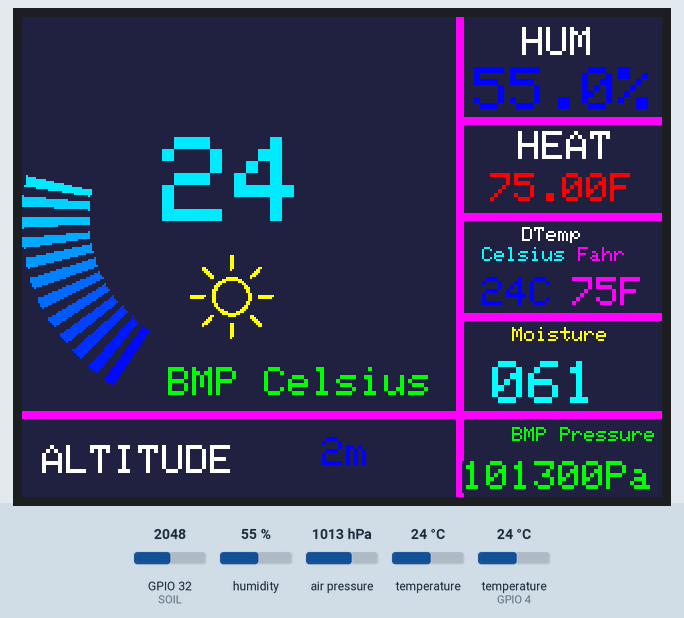
A sketch run on a simulated ESP32. Parts: 320×240 colour display. The test bench sets the inputs (shaded band); at power-on: humidity 55 %, temperature 24 °C, GPIO 32 (SOIL) = 2048, air pressure 1013 hPa, temperature (sensor on GPIO 4) 24 °C. WiFi joins after 1.5 s; servers stay silent unless stated; the local clock reads 2024-03-15 10:24:30 at power-on unless the sketch sets it; random numbers use the default seed unless the sketch sets one; no MQTT or app messages arrive unless stated; what the sketch prints to the serial monitor is not drawn.

Above: at 3.4 s.
3.5 s: humidity set to 41 %
At 5.6 s:
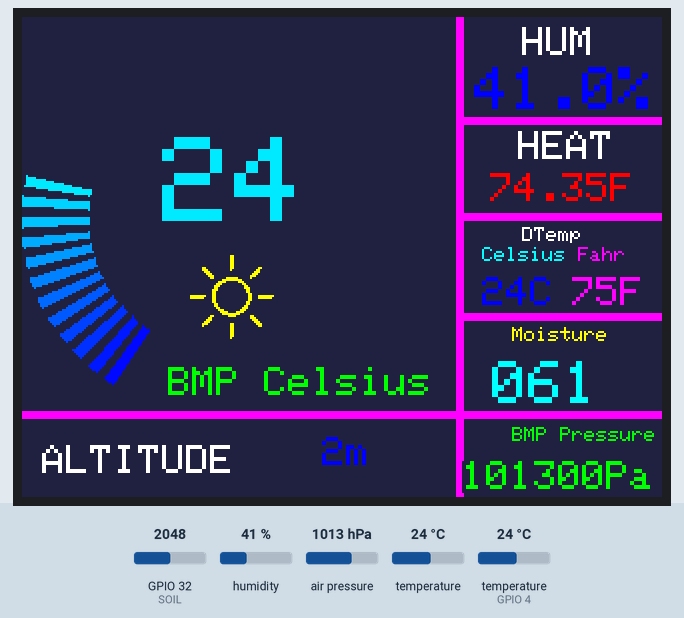
5.9 s: humidity set to 38 %
At 7.8 s:
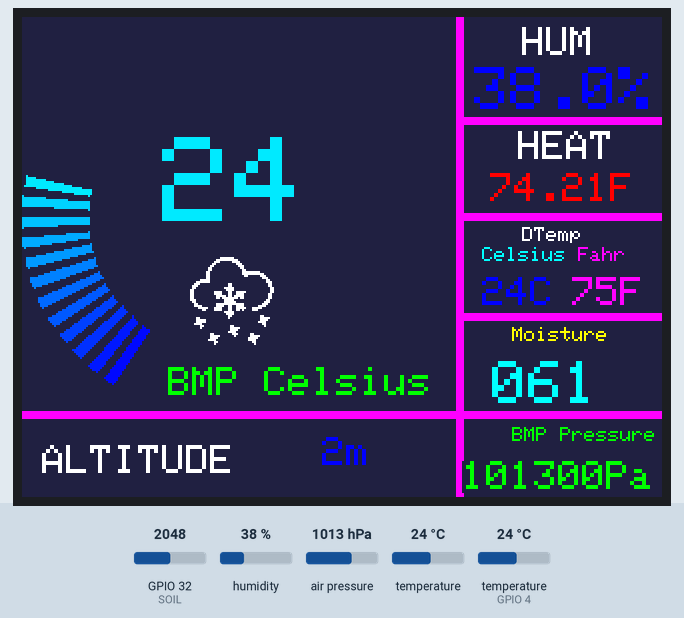
8.1 s: temperature (sensor 0) set to 28 °C
At 9.9 s:
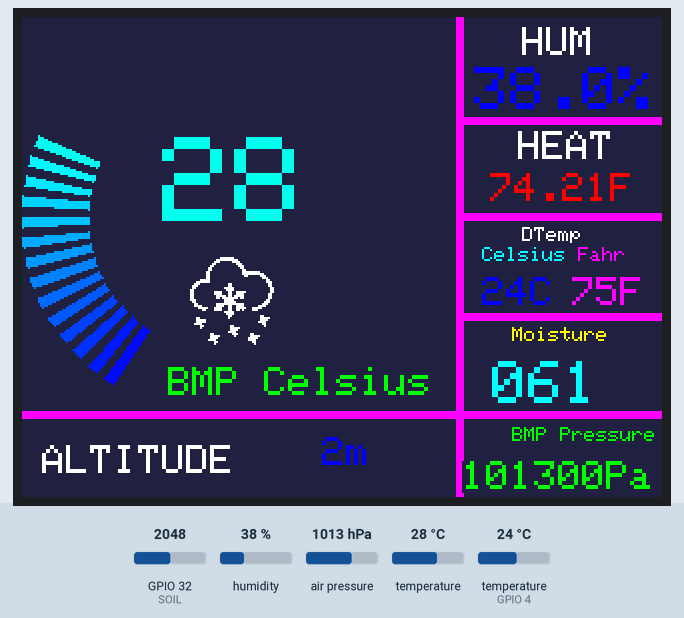
10.2 s: temperature (sensor 0) set to 33 °C
At 11.2 s:
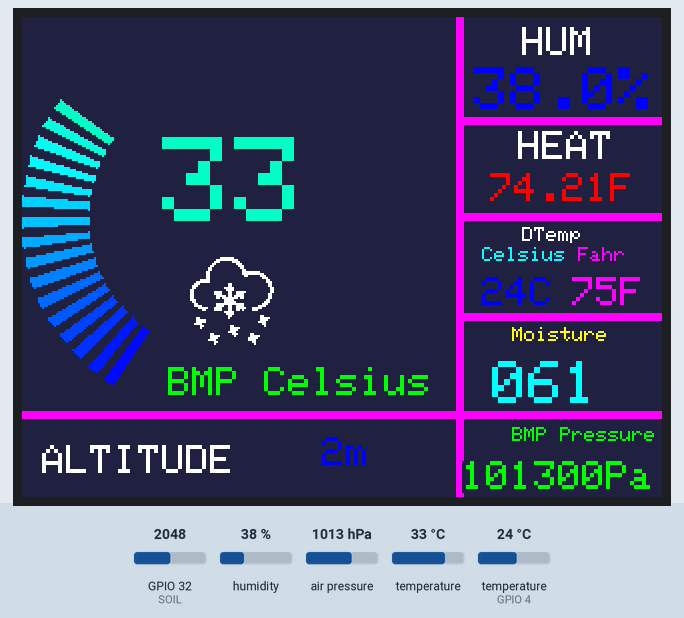
12.4 s: humidity set to 58 %
At 13.4 s:
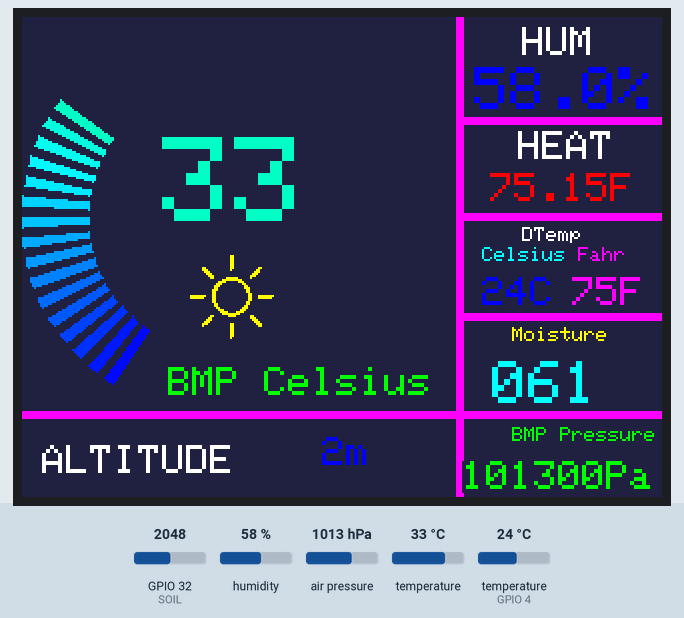
14.5 s: humidity set to 61 %
At 15.6 s:
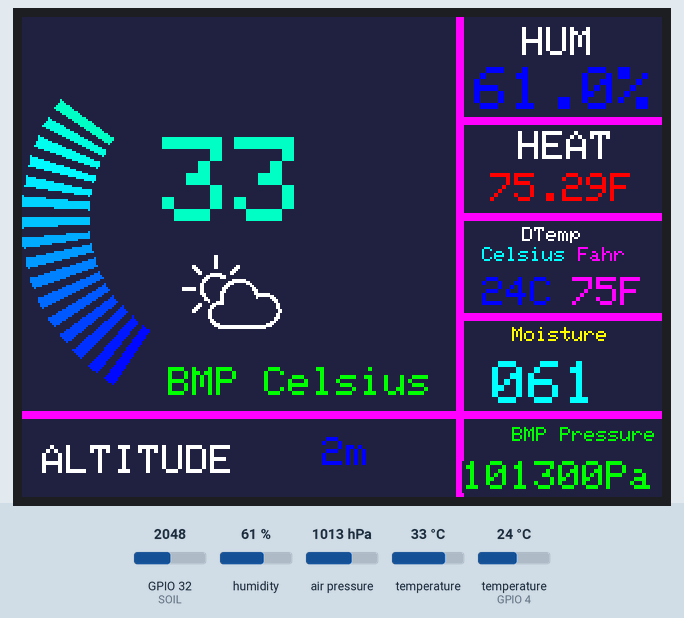
Timing chart, 0 to 17.5 s (numbered marks = the images above; inputs shaded):
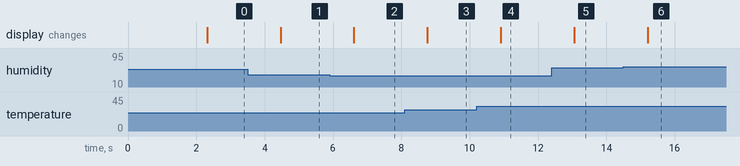

Measured:
- the behaviour switches between 40 and 39 % on humidity (found by bisection; images 1 and 2)
- the behaviour switches between 59 and 60 % on humidity (found by bisection; images 5 and 6)
- after the input at 3.5 s, the display: changes after 0.96 s (image 1)
- after the input at 5.9 s, the display: changes after 0.71 s (image 2)
- after the input at 8.1 s, the display: changes after 0.66 s (image 3)
- after the input at 10.2 s, the display: changes after 0.71 s (image 4)
- after the input at 12.4 s, the display: changes after 0.66 s (image 5)
- after the input at 14.5 s, the display: changes after 0.71 s (image 6)

The sketch:

hardware.ino
```cpp
//##################################################################################################################
//##                                      ELET2415 DATA ACQUISITION SYSTEM CODE                                   ##
//##                                                                                                              ##
//##################################################################################################################


#include "Arduino.h"
// IMPORT ALL REQUIRED LIBRARIES
#include <rom/rtc.h>


#ifndef _WIFI_H
#include <WiFi.h>
#include <HTTPClient.h>
#endif

#ifndef STDLIB_H
#include <stdlib.h>
#endif

#ifndef STDIO_H
#include <stdio.h>
#endif

#ifndef ARDUINO_H
#include <Arduino.h>
#endif

#ifndef ARDUINOJSON_H
#include <ArduinoJson.h>
#endif

#ifndef ARDUINOJSON_H
#include "forecast.h"
#endif

//LIBRARY IMPORTS
#include <rom/rtc.h>
#include <math.h>  // https://www.tutorialspoint.com/c_standard_library/math_h.htm
#include <ctype.h>

#include "DHT.h"

#include <SPI.h>
#include "Adafruit_GFX.h"
#include "Adafruit_ILI9341.h"
#include "time.h"
#include "sntp.h"
#include <Adafruit_BMP280.h>
#include <Wire.h>


// DEFINE VARIABLES
#define DHTTYPE DHT22


#define SOIL       32
#define TFT_DC    17
#define TFT_CS    5
#define TFT_RST   16
#define TFT_CLK   18
#define TFT_MOSI  23
#define TFT_MISO  19

#define DHTPIN    4
#define BMP_SCK  (13)
#define BMP_MISO (12)
#define BMP_MOSI (11)
#define BMP_CS   (10)

// Meter colour schemes
#define RED2RED 0
#define GREEN2GREEN 1
#define BLUE2BLUE 2
#define BLUE2RED 3
#define GREEN2RED 4
#define RED2GREEN 5

#define espTimeout_ms 300
#define ARDUINOJSON_USE_DOUBLE 1

// #define trigPin  9   // Trigger
// #define echoPin  12  // Echo

#define BLACK   0x0000
#define WHITE   0xFFFF
#define RED     0xF800
#define GREEN   0x07E0
#define BLUE    0x001F
#define CYAN    0x07FF
#define MAGENTA 0xF81F
#define YELLOW  0xFFE0
#define GREY    0x2108


/* Init class Instances for the DHT22 etcc */
DHT dht(DHTPIN, DHTTYPE);
Adafruit_BMP280 bmp; // use I2C interface


Adafruit_ILI9341 tft = Adafruit_ILI9341(TFT_CS, TFT_DC, TFT_MOSI, TFT_CLK, TFT_RST, TFT_MISO);


// IMPORT FONTS FOR TFT DISPLAY
#include <Fonts/FreeSansBold18pt7b.h>
#include <Fonts/FreeSansBold9pt7b.h>


static const char* pubtopic      = "620152241";                    // Add your ID number here
static const char* subtopic[]    = {"620152241_sub","/elet2415"};  // Array of Topics(Strings) to subscribe to
static const char* mqtt_server   = "www.yanacreations.com";         // Broker IP address or Domain name as a String
static uint16_t mqtt_port        = 1883;

// WIFI CREDENTIALS
const char* ssid       = "MonaConnect"; // Add your Wi-Fi ssid MonaConnect Digicel_WiFi_A8eG
const char* password   = ""; // Add your Wi-Fi password Nu5TSQ5h


// TASK HANDLES
TaskHandle_t xMQTT_Connect          = NULL;
TaskHandle_t xNTPHandle             = NULL;
TaskHandle_t xLOOPHandle            = NULL;
TaskHandle_t xUpdateHandle          = NULL;
TaskHandle_t xButtonCheckeHandle    = NULL;


// FUNCTION DECLARATION
void checkHEAP(const char* Name);   // RETURN REMAINING HEAP SIZE FOR A TASK
void initMQTT(void);                // CONFIG AND INITIALIZE MQTT PROTOCOL
unsigned long getTimeStamp(void);   // GET 10 DIGIT TIMESTAMP FOR CURRENT TIME
void callback(char* topic, byte* payload, unsigned int length);
void initialize(void);
bool publish(const char *topic, const char *payload); // PUBLISH MQTT MESSAGE(PAYLOAD) TO A TOPIC
void vButtonCheck( void * pvParameters );
void vUpdate( void * pvParameters );


//############### IMPORT HEADER FILES ##################
#ifndef NTP_H
#include "NTP.h"
#endif

#ifndef MQTT_H
#include "mqtt.h"
#endif


/* Initialize class objects*/

/* Declare your functions below */
uint32_t runTime = -99999;       // time for next update
int reading = 0; // Value to be displayed
int d = 0; // Variable used for the sinewave test waveform
boolean alert = 0;
int8_t ramp = 1;
int tesmod = 0;


void setup() {
    Serial.begin(115200);  // INIT SERIAL
    // tft.reset();
    tft.begin();
    tft.setRotation(3); //
    tft.fillScreen(GREY);
    // tft.setTextColor(ILI9341_BLACK);
    tft.setCursor (248, 57);
    tft.setTextSize (2);
    tft.setTextColor (ILI9341_WHITE, GREY);
    tft.print ("HEAT ");
    tft.setCursor (250, 5);
    tft.setTextSize (2);
    tft.setTextColor (ILI9341_WHITE,GREY);
    tft.print ("HUM");

    //Design Interface (lines)
    tft.fillRect(0, 197, 217, 4, ILI9341_MAGENTA);
    tft.fillRect(217, 98, 320, 4, ILI9341_MAGENTA);
    tft.fillRect(217, 148, 320, 4, ILI9341_MAGENTA);
    tft.fillRect(217, 0, 4, 240, ILI9341_MAGENTA);
    tft.fillRect(221, 50, 320, 4, ILI9341_MAGENTA);
    tft.fillRect(221, 197, 320, 4, ILI9341_MAGENTA);


    dht.begin();
    bmp.begin(0x76);
    Wire.begin(21, 22);
    pinMode(SOIL, INPUT);

  /* Configure all others here */

  initialize();           // INIT WIFI, MQTT & NTP
  vButtonCheckFunction(); // UNCOMMENT IF USING BUTTONS THEN ADD LOGIC FOR INTERFACING WITH BUTTONS IN THE vButtonCheck FUNCTION

}


void loop() {

      vTaskDelay(1000 / portTICK_PERIOD_MS);
}


//####################################################################
//#                          UTIL FUNCTIONS                          #
//####################################################################
void vButtonCheck( void * pvParameters )  {
    configASSERT( ( ( uint32_t ) pvParameters ) == 1 );

    for( ;; ) {

        vTaskDelay(200 / portTICK_PERIOD_MS);
    }
}


void vUpdate( void * pvParameters )  {
    configASSERT( ( ( uint32_t ) pvParameters ) == 1 );

    for( ;; ) {

    double dHumidity = dht.readHumidity();
    double dTemp_C = dht.readTemperature();
    double f = dht.readTemperature(true);
    double hif = dht.computeHeatIndex(f, dHumidity);
    double bTemp = bmp.readTemperature();
    double bPress = bmp.readPressure();
    double bAlt = bmp.readAltitude(1013.25);
    double a = (- 8.3144*(bTemp+273.15) / (28.97*9.806))-12*(bPress/1012.2);
    //a = abs(a); //absolute value of a
    int soilValue = analogRead(SOIL);
    int mappedValue = map(soilValue, 1150, 3410, 100, 0); //or put back to 2500 4095


      Serial.println(mappedValue);
      Serial.println(soilValue);

      if (mappedValue < 0)
        {
        mappedValue = 0;
        }
        else if (mappedValue >= 100){
        mappedValue = 100;
        }

      show(dHumidity, dTemp_C, f, hif, bTemp, bPress, bAlt, mappedValue);

       // Task code goes here.
        // PUBLISH to topic every second.
        // 1. Create JSon object

      StaticJsonDocument<1100> doc;

      // 2. Create message buffer/array to store serialized JSON object
      char message[1100] = { 0 };

      // 3. Add key:value pairs to JSon object based on above schema


      doc["type"] = "sensor";
      doc["id"] = "620152241";
      doc["temperature"] = dTemp_C;
      doc["humidity"] = dHumidity;
      doc["farTemperature"] = f;
      doc["hindex"] = hif;
      doc["soil_moisture"] = mappedValue;
      doc["BMP_temperature"] = bTemp;
      doc["pressure"] = bPress;
      doc["Altitude"] = bAlt;
      doc["value"] = soilValue;
      doc["timestamp"] = getTimeStamp();


        serializeJson(doc, message);  // Seralize / Covert JSon object to JSon string and store in char* array

        if (mqtt.connected()) {
          publish(pubtopic, message);
        }

       vTaskDelay(1000 / portTICK_PERIOD_MS);

    }
  }


unsigned long getTimeStamp(void) {
          // RETURNS 10 DIGIT TIMESTAMP REPRESENTING CURRENT TIME
          time_t now;
          time(&now); // Retrieve time[Timestamp] from system and save to &now variable
          return now;
}

 void callback(char* topic, byte* payload, unsigned int length) {
    // ############## MQTT CALLBACK  ######################################
    // RUNS WHENEVER A MESSAGE IS RECEIVED ON A TOPIC SUBSCRIBED TO

    Serial.printf("\nMessage received : ( topic: %s ) \n", topic);
    char* received = new char[length + 1]{ 0 };

    for (int i = 0; i < length; i++) {
      received[i] = (char)payload[i];
    }

    // PRINT RECEIVED MESSAGE
    Serial.printf("Payload : %s \n", received);


    // CONVERT MESSAGE TO JSON
    StaticJsonDocument<1100> doc;
    DeserializationError error = deserializeJson(doc, received);

    if (error) {
      Serial.print("deserializeJson() failed: ");
      Serial.println(error.c_str());
      return;
    }


    // PROCESS MESSAGE
    const char* type = doc["type"];

    if (strcmp(type, "sensor") == 0) {

    // const char* code= doc["code"];
  }

}

bool publish(const char *topic, const char *payload){
     bool res = false;
     try{
        res = mqtt.publish(topic,payload);
         Serial.printf("\nres : %d\n",res);
        if(!res){
          res = false;
          throw false;
        }
     }
     catch(...){
      Serial.printf("\nError (%d) >> Unable to publish message\n", res);
     }
  return res;
}


void show(double dHumidity, double dTemp_C, double f, double hif, double bTemp, double bPress, double bAlt, int mappedValue) {
        //delay(2000);

        tft.setCursor (235,172);
        tft.setTextSize(3);
        tft.setTextColor( CYAN,GREY);
        tft.printf("%03d",mappedValue);


        tft.setCursor(234, 78);
        tft.setTextSize (2);
        tft.setTextColor ( RED , GREY);
        tft.print (hif);
        tft.print ("F");
        tesmod=1;

        //  if(hif>0){  //Heat index Fahrenheit
          tft.setCursor (230,130);
          tft.setTextSize (2);
          tft.setTextColor (BLUE,GREY);
          tft.print (dTemp_C,0);
          tft.print ("C");
          tesmod=1;

          tft.setCursor (275,130);
          tft.setTextSize (2);
          tft.setTextColor (MAGENTA,GREY);
          tft.print (f,0);
          tft.print ("F");
          tesmod=1;

          tft.setCursor (278,115);
          tft.setTextSize (1);
          tft.setTextColor (MAGENTA,GREY);
          tft.print ("Fahr");

          tft.setCursor (230,115);
          tft.setTextSize (1);
          tft.setTextColor (CYAN,GREY);
          tft.print ("Celsius");

          tft.setCursor (250,105);
          tft.setTextSize (1.5);
          tft.setTextColor (WHITE,GREY);
          tft.print ("DTemp");


          tft.setCursor (245,155);
          tft.setTextSize (1);
          tft.setTextColor (YELLOW,GREY);
          tft.print ("Moisture");


          tft.setCursor (245,205);
          tft.setTextSize (1);
          tft.setTextColor (GREEN,GREY);
          tft.print ("BMP Pressure");

          tft.setCursor (220,222);
          tft.setTextSize (2);
          tft.setTextColor (GREEN,GREY);
          tft.print (int(bPress));
          tft.print ("Pa");

         if (dHumidity >= 80) {
            tft.drawBitmap(80, 115, rain, 50, 50, ILI9341_WHITE, GREY);
        } else if (dHumidity >= 60) {
            tft.drawBitmap(80, 115, partlyCloudyDay, 50, 50, ILI9341_WHITE, GREY);
        } else if (dHumidity >= 40) {
            tft.drawBitmap(80, 115, sun, 50, 50, YELLOW, GREY);
        } else {
            tft.drawBitmap(80, 115, snow, 50, 50, ILI9341_WHITE, GREY);
        }

          tft.setCursor (10,214);
          tft.setTextSize (2);
          tft.setTextColor (WHITE,GREY);
          tft.print ("ALTITUDE");
          // tft.print ("C");

         // }
        //   if(bTemp>0){  //bmp temp
          tft.setCursor (150,210);
          tft.setTextSize (2);
          tft.setTextColor (BLUE,GREY);
          tft.print (int(bAlt));
          tft.print ("m");
          tesmod=1;

        //Used to print the temperature value, Pressure, and Altitude in the serial moniter
        Serial.println(" ");
        Serial.print(F("Temperature = "));
        Serial.print(dTemp_C);
        Serial.println(" C");

        Serial.print(F("Humidity = "));
        Serial.println(dHumidity);


        Serial.print(F("BMP Temperature = "));
        Serial.print(bTemp);
        Serial.println(" C");


        Serial.print(F("Soil Moisture = "));
        Serial.printf("%03d",mappedValue);
        Serial.println("%");

        Serial.print(F("Pressure = "));
        Serial.print(bPress);
        Serial.println("Pa");

        Serial.print(F("Approx altitude = "));
        Serial.print(bAlt); /* Adjusted to local forecast! */
        Serial.println(" m");

        Serial.print(F("Temp Fahr = "));
        Serial.print(f); /* Adjusted to local forecast! */
        Serial.println("F");

        Serial.print(F("Heat Index ="));
        Serial.print(hif); /* Adjusted to local forecast! */
        Serial.println("F");


        //checks if readings appropriate
        if (isnan(dHumidity) || isnan(dTemp_C)) {
        Serial.println(F("Fail! Colonel"));
        return;

        Serial.println(" ");
        Serial.println(" ");
    }

    int xpos = 0, ypos = 5, gap = 4, radius = 52;
    // Draw a large meter
    xpos = 320 / 2 - 160, ypos = 0, gap = 100, radius = 100;
    ringMeter(bTemp, 1, 99, xpos, ypos, radius, " BMP Celsius", BLUE2RED);

    if (dHumidity > 0) { //Humidity %
      tft.setCursor (226, 25); //157,208
      tft.setTextSize (3);
      tft.setTextColor (BLUE, GREY);
      tft.print (dHumidity, 1); tft.print ('%');
      tesmod = 1;
    }

}


 int ringMeter(int value, int vmin, int vmax, int x, int y, int r, char *units, byte scheme)
{

  x += r; y += r;
  int w = r / 3;
  int angle = 150;
  int v = map(value, vmin, vmax, -angle, angle);
  byte seg = 3;
  byte inc = 6;

  int colour = GREY;

  for (int i = -angle + inc / 2; i < angle - inc / 2; i += inc) {

    float sx = cos((i - 90) * 0.0174532925);
    float sy = sin((i - 90) * 0.0174532925);
    uint16_t x0 = sx * (r - w) + x;
    uint16_t y0 = sy * (r - w) + y;
    uint16_t x1 = sx * r + x;
    uint16_t y1 = sy * r + y;
    // Calculate pair of coordinates for segment end
    float sx2 = cos((i + seg - 90) * 0.0174532925);
    float sy2 = sin((i + seg - 90) * 0.0174532925);
    int x2 = sx2 * (r - w) + x;
    int y2 = sy2 * (r - w) + y;
    int x3 = sx2 * r + x;
    int y3 = sy2 * r + y;
    if (i < v) { // Fill in coloured segments with 2 triangles
      switch (scheme) {
        case 0: colour = RED; break; // Fixed colour
        case 1: colour = GREEN; break; // Fixed colour
        case 2: colour = BLUE; break; // Fixed colour
        case 3: colour = rainbow(map(i, -angle, angle, 0, 127)); break; // Full spectrum blue to red
        case 4: colour = rainbow(map(i, -angle, angle, 70, 127)); break; // Green to red (high temperature etc)
        case 5: colour = rainbow(map(i, -angle, angle, 127, 63)); break; // Red to green (low battery etc)
        default: colour = BLUE; break; // Fixed colour
      }
      tft.fillTriangle(x0, y0, x1, y1, x2, y2, colour);
      tft.fillTriangle(x1, y1, x2, y2, x3, y3, colour);
      //text_colour = colour; // Save the last colour drawn
    }
    else // Fill in blank segments
    {
      tft.fillTriangle(x0, y0, x1, y1, x2, y2, GREY);
      tft.fillTriangle(x1, y1, x2, y2, x3, y3, GREY);
    }
  }
  // Convert value to a string
  char buf[10];
  byte len = 0;  if (value > 999) len = 5;
  dtostrf(value, 1, len, buf);
    //buf[len] = 1;
  //buf[len] = 2; // Add blanking space and terminator, helps to centre text too!
  // Set the text colour to default
  if (value > 7) {
    tft.setTextColor(colour, GREY);
    tft.setCursor(x - 30, y - 40); tft.setTextSize(6);
    tft.print(buf);
  }
  if (value < 10) {
    tft.setTextColor(BLUE, GREY);
    tft.setCursor(x - 30, y - 40); tft.setTextSize(6);
    tft.print(buf);
  }
  tft.setTextColor(GREEN, GREY);
  tft.setCursor(x - 39, y + 75); tft.setTextSize(2);
  tft.print(units); // Units display
  // Calculate and return right hand side x coordinate
  return x + r;
}

unsigned int rainbow(byte value)
{
  // Value is expected to be in range 0-127
  // The value is converted to a spectrum colour from 0 = blue through to 127 = red
  byte red = 0; // Red is the top 5 bits of a 16 bit colour value
  byte green = 0;// Green is the middle 6 bits
  byte blue = 0; // Blue is the bottom 5 bits
  byte quadrant = value / 32;
  if (quadrant == 0) {
    blue = 31;
    green = 2 * (value % 32);
    red = 0;
  }
  if (quadrant == 1) {
    blue = 31 - (value % 32);
    green = 63;
    red = 0;
  }
  if (quadrant == 2) {
    blue = 0;
    green = 63;
    red = value % 32;
  }
  if (quadrant == 3) {
    blue = 0;
    green = 63 - 2 * (value % 32);
    red = 31;
  }
  return (red << 11) + (green << 5) + blue;
}
```

Source omitted: NTP.h (6352 bytes), foreCast.h (data table, 10842 bytes), mqtt.h (10126 bytes)
